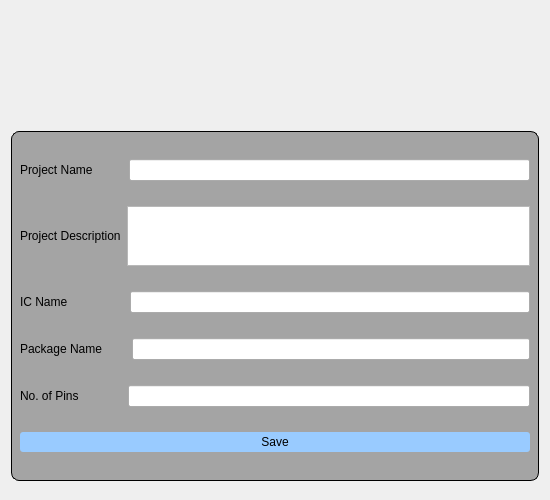
<?xml version="1.0" encoding="UTF-8"?>
<ui version="4.0">
 <class>Register</class>
 <widget class="QDialog" name="Register">
  <property name="geometry">
   <rect>
    <x>0</x>
    <y>0</y>
    <width>550</width>
    <height>500</height>
   </rect>
  </property>
  <property name="sizePolicy">
   <sizepolicy hsizetype="Fixed" vsizetype="Fixed">
    <horstretch>0</horstretch>
    <verstretch>0</verstretch>
   </sizepolicy>
  </property>
  <property name="minimumSize">
   <size>
    <width>550</width>
    <height>500</height>
   </size>
  </property>
  <property name="maximumSize">
   <size>
    <width>550</width>
    <height>500</height>
   </size>
  </property>
  <property name="windowTitle">
   <string>Dialog</string>
  </property>
  <property name="styleSheet">
   <string notr="true">#register_form { border: 1px solid;background: rgba(0, 0, 0, 80);  border-radius: 8px;  } 
/*#plainTextEdit_project_description { border-radius: 60px;}
 QLineEdit { border-radius: 3px; } */
QPushButton {    background-color:rgb(153, 203, 255);  border-width: 0px;  border-radius: 3px; } 
QPushButton:hover { background-color: rgb(63, 0, 191) ; }
</string>
  </property>
  <layout class="QVBoxLayout" name="verticalLayout_4">
   <item>
    <layout class="QHBoxLayout" name="horizontalLayout_4">
     <property name="sizeConstraint">
      <enum>QLayout::SetNoConstraint</enum>
     </property>
     <property name="leftMargin">
      <number>0</number>
     </property>
     <item>
      <spacer name="horizontalSpacer">
       <property name="orientation">
        <enum>Qt::Horizontal</enum>
       </property>
       <property name="sizeType">
        <enum>QSizePolicy::Fixed</enum>
       </property>
       <property name="sizeHint" stdset="0">
        <size>
         <width>190</width>
         <height>20</height>
        </size>
       </property>
      </spacer>
     </item>
     <item>
      <widget class="QLabel" name="label_img">
       <property name="sizePolicy">
        <sizepolicy hsizetype="Fixed" vsizetype="Fixed">
         <horstretch>0</horstretch>
         <verstretch>0</verstretch>
        </sizepolicy>
       </property>
       <property name="minimumSize">
        <size>
         <width>100</width>
         <height>100</height>
        </size>
       </property>
       <property name="baseSize">
        <size>
         <width>0</width>
         <height>0</height>
        </size>
       </property>
       <property name="text">
        <string/>
       </property>
       <property name="pixmap">
        <pixmap resource="Resources.qrc">:/prefix1/img/IC4.png</pixmap>
       </property>
       <property name="scaledContents">
        <bool>true</bool>
       </property>
       <property name="alignment">
        <set>Qt::AlignCenter</set>
       </property>
      </widget>
     </item>
     <item>
      <spacer name="horizontalSpacer_2">
       <property name="orientation">
        <enum>Qt::Horizontal</enum>
       </property>
       <property name="sizeType">
        <enum>QSizePolicy::Fixed</enum>
       </property>
       <property name="sizeHint" stdset="0">
        <size>
         <width>190</width>
         <height>20</height>
        </size>
       </property>
      </spacer>
     </item>
    </layout>
   </item>
   <item>
    <widget class="QWidget" name="register_form" native="true">
     <property name="sizePolicy">
      <sizepolicy hsizetype="Preferred" vsizetype="Fixed">
       <horstretch>0</horstretch>
       <verstretch>0</verstretch>
      </sizepolicy>
     </property>
     <property name="minimumSize">
      <size>
       <width>0</width>
       <height>350</height>
      </size>
     </property>
     <layout class="QVBoxLayout" name="verticalLayout">
      <item>
       <layout class="QHBoxLayout" name="horizontalLayout_6">
        <item>
         <widget class="QLabel" name="label_5">
          <property name="text">
           <string>Project Name         </string>
          </property>
         </widget>
        </item>
        <item>
         <widget class="QLineEdit" name="lineEdit_project_name"/>
        </item>
       </layout>
      </item>
      <item>
       <layout class="QHBoxLayout" name="horizontalLayout_5">
        <item>
         <widget class="QLabel" name="label_4">
          <property name="text">
           <string>Project Description</string>
          </property>
         </widget>
        </item>
        <item>
         <widget class="QPlainTextEdit" name="plainTextEdit_project_description">
          <property name="sizePolicy">
           <sizepolicy hsizetype="Expanding" vsizetype="Fixed">
            <horstretch>0</horstretch>
            <verstretch>0</verstretch>
           </sizepolicy>
          </property>
          <property name="minimumSize">
           <size>
            <width>0</width>
            <height>0</height>
           </size>
          </property>
          <property name="maximumSize">
           <size>
            <width>16777215</width>
            <height>60</height>
           </size>
          </property>
         </widget>
        </item>
       </layout>
      </item>
      <item>
       <layout class="QHBoxLayout" name="horizontalLayout">
        <item>
         <widget class="QLabel" name="label">
          <property name="text">
           <string>IC Name                 </string>
          </property>
         </widget>
        </item>
        <item>
         <widget class="QLineEdit" name="lineEdit_IC_name"/>
        </item>
       </layout>
      </item>
      <item>
       <layout class="QHBoxLayout" name="horizontalLayout_2">
        <item>
         <widget class="QLabel" name="label_2">
          <property name="text">
           <string>Package Name       </string>
          </property>
         </widget>
        </item>
        <item>
         <widget class="QLineEdit" name="lineEdit_package_name"/>
        </item>
       </layout>
      </item>
      <item>
       <layout class="QHBoxLayout" name="horizontalLayout_3">
        <item>
         <widget class="QLabel" name="label_3">
          <property name="text">
           <string>No. of Pins             </string>
          </property>
         </widget>
        </item>
        <item>
         <widget class="QLineEdit" name="lineEdit_pins"/>
        </item>
       </layout>
      </item>
      <item>
       <widget class="QPushButton" name="pushButton">
        <property name="minimumSize">
         <size>
          <width>0</width>
          <height>20</height>
         </size>
        </property>
        <property name="text">
         <string>Save</string>
        </property>
       </widget>
      </item>
     </layout>
    </widget>
   </item>
  </layout>
 </widget>
 <resources>
  <include location="Resources.qrc"/>
 </resources>
 <connections/>
</ui>
